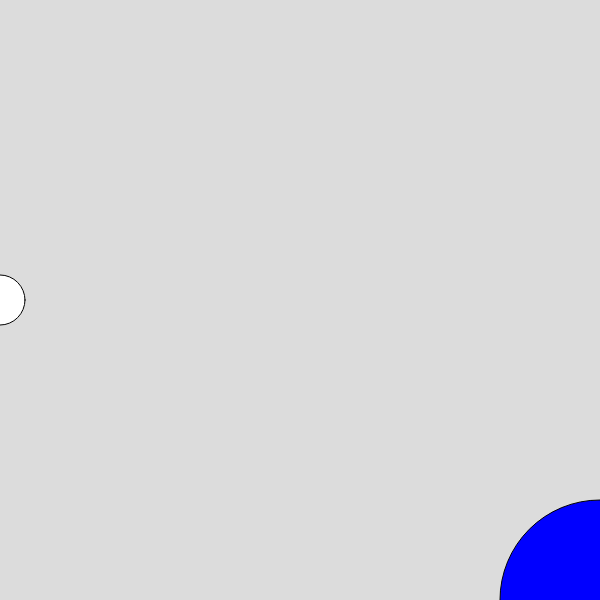
Frame 1 (no input)
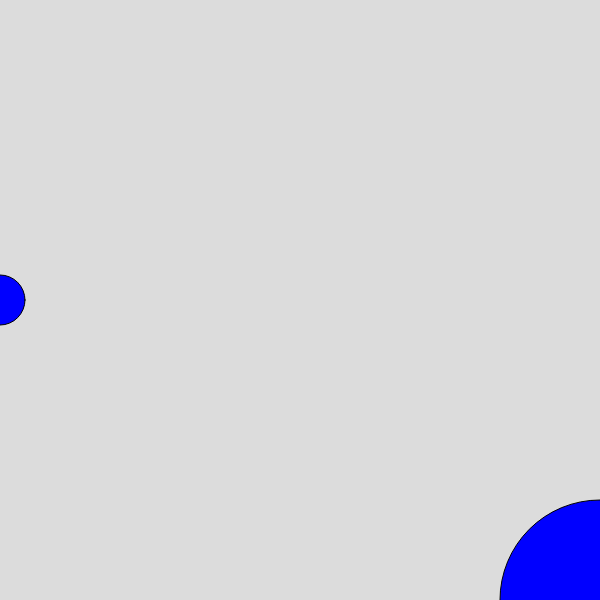
Frame 60 (no input)
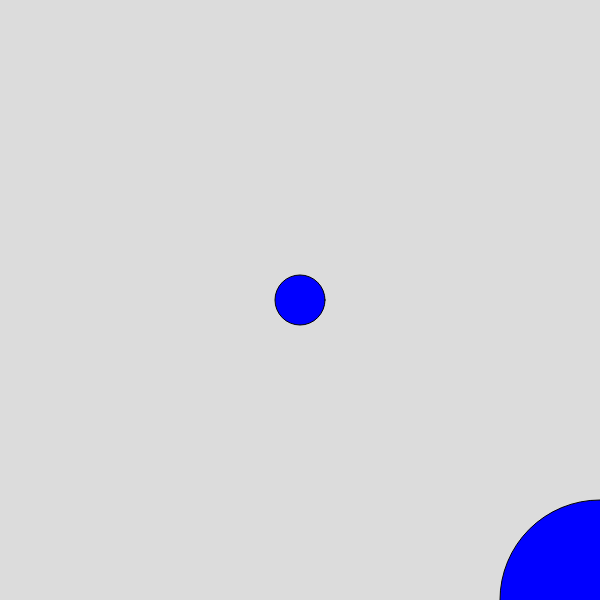
Frame 120 (the mouse pressed at the canvas centre since frame 60)

The p5.js sketch that drew these frames (run headless with seeded random() and noise() and a simulated clock; from frame 60 on, the mouse is pressed at the canvas centre):

// p5.js sketch
// ── sketch.js
let cx = 50;


function setup() {
  createCanvas(600, 600);
}

function draw() {
  background(220);

  cx = mouseX;

  circle(cx, 300, 50);

  if (cx > width/2) {
    fill("red");
  } else {
    fill("blue");
  }

  cx = cx + 1;

  // TODO  make it bounce


  circle(width, height, 200);

}
